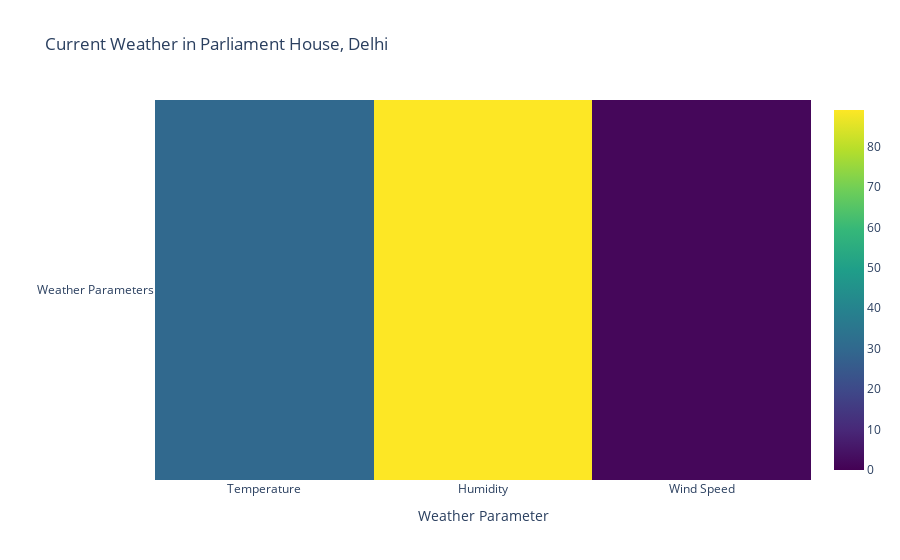

The notebook cell saved with this chart:
### Markdown cell above
### Sample run of the above function for Delhi location

### Code cell
latitude = 28.6139
longitude = 77.2088      
getWeatherData(latitude,longitude)

### Figure 1 — Plotly figure (JSON) as saved in the notebook; plotly's stock layout.template omitted (floating-point values rounded to 4 significant figures)
{"data": [{"colorscale": [[0, "#440154"], [0.1111, "#482878"], [0.2222, "#3e4989"], [0.3333, "#31688e"], [0.4444, "#26828e"], [0.5556, "#1f9e89"], [0.6667, "#35b779"], [0.7778, "#6ece58"], [0.8889, "#b5de2b"], [1, "#fde725"]], "type": "heatmap", "x": ["Temperature", "Humidity", "Wind Speed"], "y": ["Weather Parameters"], "z": [[30.07, 89, 1.54]], "zmax": 89, "zmin": 0}], "layout": {"autosize": true, "title": {"text": "Current Weather in Parliament House, Delhi"}, "xaxis": {"autorange": true, "range": [-0.5, 2.5], "title": {"text": "Weather Parameter"}, "type": "category"}, "yaxis": {"autorange": true, "range": [-0.5, 0.5], "title": {"text": ""}, "type": "category"}}}
